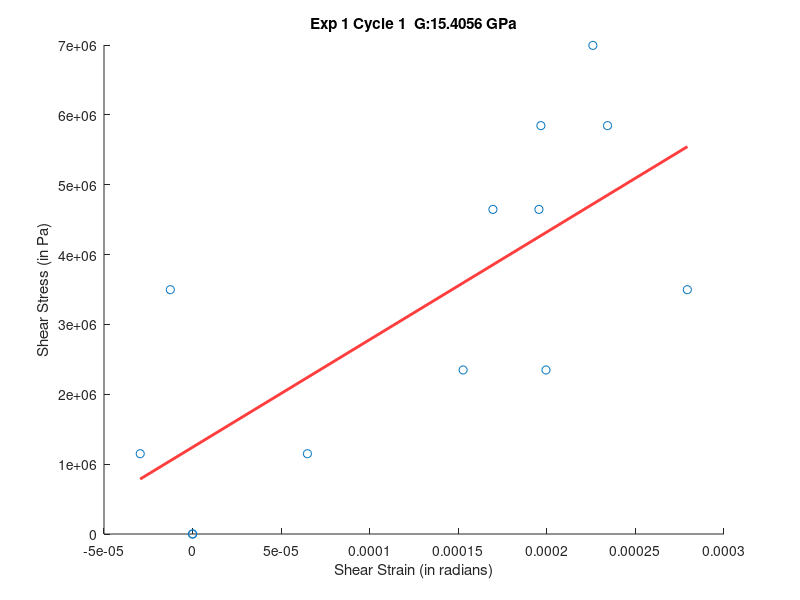
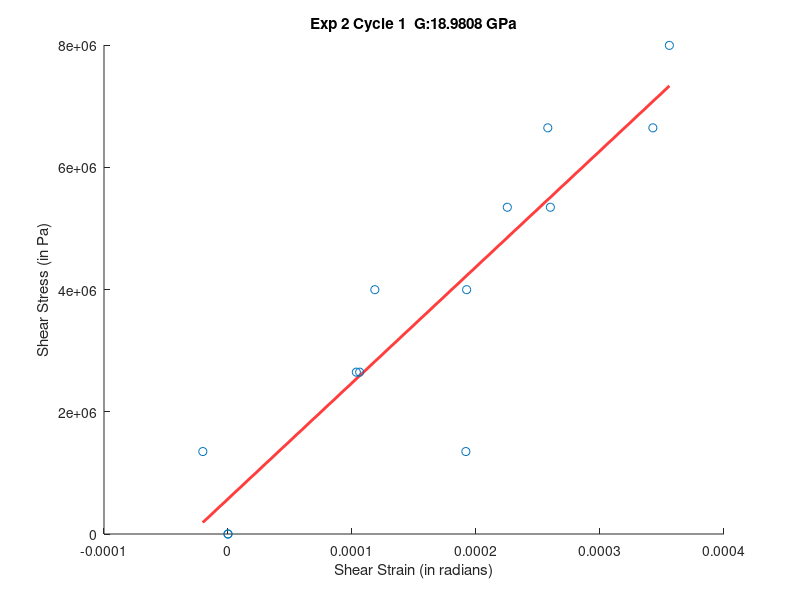
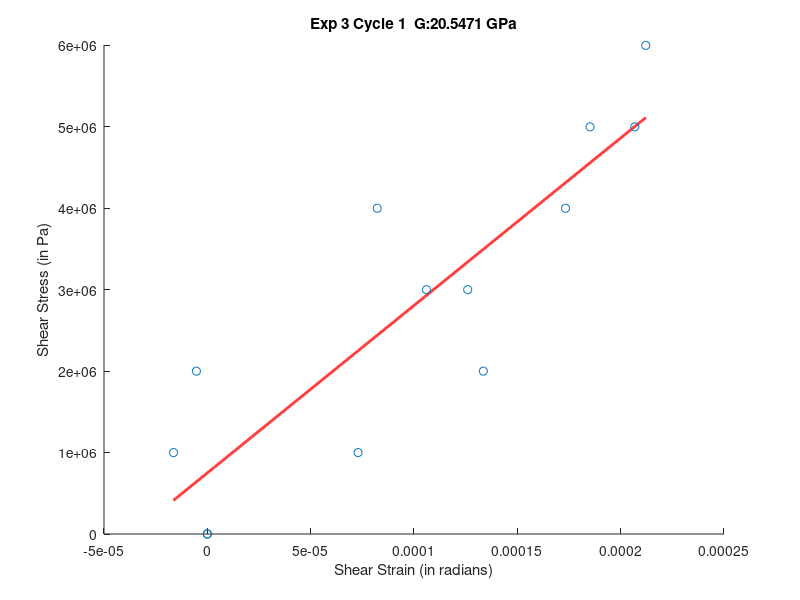
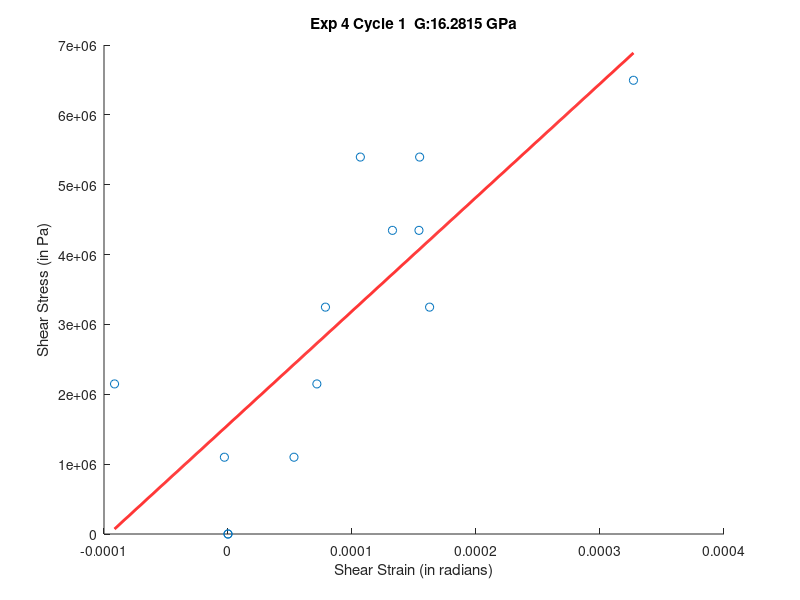

Write the MATLAB code that produced these figures, in order.
%Global variables
d=0.01;     %Diameter of rod in meters
d1=0.1;     %Length of lever in meters
L=1;        %Length of Rod in meters
g=9.81;     %Value of g in m/s^2
load('P8_TorsionTest.mat');





%hold on;    %if we want to plot them in the same window
%Group 1

%Takes values of load from m_exp1 variable of P8_TorsionTest.mat
loads = m_exp1;

%Takes values of theta from column i of theta_0exp1 variable of P8...mat 
theta =theta_0exp1(:,1);    %change cycle number here for data. Taking Cycle 1

%plot(loads,theta); %Plots original y_vs_x Data
theta=theta'; %to make y and x of same dimensions since theta was columnar

J=pi*(d^4)/32;   %Polar Second Moment of Inertia
T=loads*(g*d1);    %Torque applied on the rod
y=(T*(d/2))/J;      %Shear Stress in Pa

x=(theta*(d/2))/L;     %Shear Strain 

coefficients=polyfit(x,y,1);  %finds coeff of best fit line for Data
xFit = linspace(min(x),max(x),1000);
yFit = polyval(coefficients,xFit);
G_in_Pa=coefficients(1);  %slope of the best fit line gives Shear Modulus

%to see full value of slope, use command 'format long'

%str=sprintf('%f Pascals',G_in_Pa);
%str ='28875391321.054501 Pascals'

%str=sprintf('%g Pascals',G_in_Pa);
%str ='2.88754e+10 Pascals'

G_in_GPa(1)=G_in_Pa/1e9;
 

%disp(sprintf('Slop of best fit line theta(radian) vs mass(kg) : %g',slope));
%str=sprintf('%g GPa',G_in_GPa)
%str = '2.88754 GPa'


%%% PLOTTING GRAPH
hold on;
plot(xFit,yFit,'r-','LineWidth',2)
scatter(x,y);
xlabel('Shear Strain (in radians)');
ylabel('Shear Stress (in Pa)');
title({sprintf('Exp 1 Cycle 1  G:%g GPa',G_in_GPa(1))})
hold off;
figure; %%to plot different plots in different windows











%GROUP 2

%Takes values of load from m_exp1 variable of P8_TorsionTest.mat
loads = m_exp2;

%Takes values of theta from column i of theta_0exp1 variable of P8...mat 
theta =theta_0exp2(:,1);    %change cycle number here for data. Taking Cycle 1

%plot(loads,theta); %Plots original y_vs_x Data
theta=theta'; %to make y and x of same dimensions since theta was columnar

J=pi*(d^4)/32;   %Polar Second Moment of Inertia
T=loads*(g*d1);    %Torque applied on the rod
y=(T*(d/2))/J;      %Shear Stress in Pa

x=(theta*(d/2))/L;     %Shear Strain 

coefficients=polyfit(x,y,1);  %finds coeff of best fit line for Data
xFit = linspace(min(x),max(x),1000);
yFit = polyval(coefficients,xFit);
G_in_Pa=coefficients(1);  %slope of the best fit line gives Shear Modulus

%to see full value of slope, use command 'format long'

%str=sprintf('%f Pascals',G_in_Pa);
%str ='28875391321.054501 Pascals'

%str=sprintf('%g Pascals',G_in_Pa);
%str ='2.88754e+10 Pascals'

G_in_GPa(2)=G_in_Pa/1e9;
 

%disp(sprintf('Slop of best fit line theta(radian) vs mass(kg) : %g',slope));

%str=sprintf('%g GPa',G_in_GPa)
%str = '2.88754 GPa'


%%% PLOTTING GRAPH
hold on;
plot(xFit,yFit,'r-','LineWidth',2)
scatter(x,y);
xlabel('Shear Strain (in radians)');
ylabel('Shear Stress (in Pa)');
title({sprintf('Exp 2 Cycle 1  G:%g GPa',G_in_GPa(2))})
hold off;
figure; %to plot different plots in different windows















%GROUP 3

%Takes values of load from m_exp1 variable of P8_TorsionTest.mat
loads = m_exp3;

%Takes values of theta from column i of theta_0exp1 variable of P8...mat 
theta =theta_0exp3(:,1);    %change cycle number here for data. Taking cycle 1

%plot(loads,theta); %Plots original y_vs_x Data
theta=theta'; %to make y and x of same dimensions since theta was columnar

J=pi*(d^4)/32;   %Polar Second Moment of Inertia
T=loads*(g*d1);    %Torque applied on the rod
y=(T*(d/2))/J;      %Shear Stress in Pa

x=(theta*(d/2))/L;     %Shear Strain 

coefficients=polyfit(x,y,1);  %finds coeff of best fit line for Data
xFit = linspace(min(x),max(x),1000);
yFit = polyval(coefficients,xFit);
G_in_Pa=coefficients(1);  %slope of the best fit line gives Shear Modulus

%to see full value of slope, use command 'format long'

%str=sprintf('%f Pascals',G_in_Pa);
%str ='28875391321.054501 Pascals'

%str=sprintf('%g Pascals',G_in_Pa);
%str ='2.88754e+10 Pascals'

G_in_GPa(3)=G_in_Pa/1e9;
 

%disp(sprintf('Slop of best fit line theta(radian) vs mass(kg) : %g',slope));

%str=sprintf('%g GPa',G_in_GPa)
%str = '2.88754 GPa'

%%% PLOTTING GRAPH
hold on;
plot(xFit,yFit,'r-','LineWidth',2)
scatter(x,y);
xlabel('Shear Strain (in radians)');
ylabel('Shear Stress (in Pa)');
title({sprintf('Exp 3 Cycle 1  G:%g GPa',G_in_GPa(3))});
hold off;
figure; %to plot different plots in different windows























%GROUP 4

%Takes values of load from m_exp1 variable of P8_TorsionTest.mat
loads = m_exp4;

%Takes values of theta from column i of theta_0exp1 variable of P8...mat 
theta =theta_0exp4(:,1);    %change cycle number here for data. Taking Cycle 1

%plot(loads,theta); %Plots original y_vs_x Data
theta=theta'; %to make y and x of same dimensions since theta was columnar

J=pi*(d^4)/32;   %Polar Second Moment of Inertia
T=loads*(g*d1);    %Torque applied on the rod
y=(T*(d/2))/J;      %Shear Stress in Pa

x=(theta*(d/2))/L;     %Shear Strain 

coefficients=polyfit(x,y,1);  %finds coeff of best fit line for Data
xFit = linspace(min(x),max(x),1000);
yFit = polyval(coefficients,xFit);
G_in_Pa=coefficients(1);  %slope of the best fit line gives Shear Modulus

%to see full value of slope, use command 'format long'

%str=sprintf('%f Pascals',G_in_Pa);
%str ='28875391321.054501 Pascals'

%str=sprintf('%g Pascals',G_in_Pa);
%str ='2.88754e+10 Pascals'

G_in_GPa(4)=G_in_Pa/1e9;
 

%disp(sprintf('Slop of best fit line theta(radian) vs mass(kg) : %g',slope));

%str=sprintf('%g GPa',G_in_GPa)
%str = '2.88754 GPa'


%%% PLOTTING GRAPH
hold on;
plot(xFit,yFit,'r-','LineWidth',2)
scatter(x,y);
xlabel('Shear Strain (in radians)');
ylabel('Shear Stress (in Pa)');
title({sprintf('Exp 4 Cycle 1  G:%g GPa',G_in_GPa(4))})
hold off;
figure; %to plot different plots in different windows















%GROUP 5

%Takes values of load from m_exp1 variable of P8_TorsionTest.mat
loads = m_exp5;

%Takes values of theta from column i of theta_0exp1 variable of P8...mat 
theta =theta_0exp5(:,1);    %change cycle number here for data.Taking Cycle 1

%plot(loads,theta); %Plots original y_vs_x Data
theta=theta'; %to make y and x of same dimensions since theta was columnar

J=pi*(d^4)/32;   %Polar Second Moment of Inertia
T=loads*(g*d1);    %Torque applied on the rod
y=(T*(d/2))/J;      %Shear Stress in Pa

x=(theta*(d/2))/L;     %Shear Strain 

coefficients=polyfit(x,y,1);  %finds coeff of best fit line for Data
xFit = linspace(min(x),max(x),1000);
yFit = polyval(coefficients,xFit);
G_in_Pa=coefficients(1);  %slope of the best fit line gives Shear Modulus

%to see full value of slope, use command 'format long'

%str=sprintf('%f Pascals',G_in_Pa);
%str ='28875391321.054501 Pascals'

%str=sprintf('%g Pascals',G_in_Pa);
%str ='2.88754e+10 Pascals'

G_in_GPa(5)=G_in_Pa/1e9;


%disp(sprintf('Slop of best fit line theta(radian) vs mass(kg) : %g',slope));

%str=sprintf('%g GPa',G_in_GPa)
%str = '2.88754 GPa'


%%% PLOTTING GRAPH
hold on;
plot(xFit,yFit,'r-','LineWidth',2)
scatter(x,y);
xlabel('Shear Strain (in radians)');
ylabel('Shear Stress (in Pa)');
title({sprintf('Exp 5 Cycle 1  G:%g GPa',G_in_GPa(5))})
hold off;
%figure; %not at the last since it creates another extra plot

%hold off;  %%used to stop plotting on the same window

clearvars -except G_in_GPa



